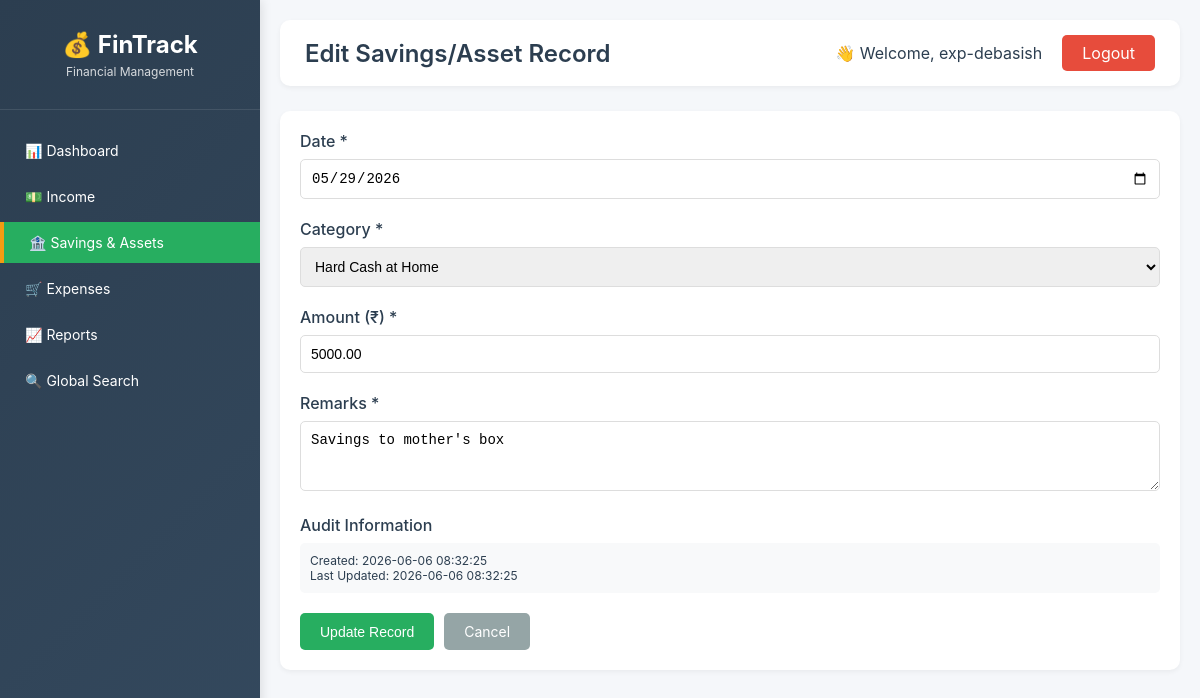
The page /admin/savings/edit/6 (signed in) on the database its author committed.
### models.py (models this page shows, shortened)
class User(UserMixin, db.Model):
    __tablename__ = 'users'
    id = db.Column(db.Integer, primary_key=True)
    username = db.Column(db.String(80), unique=True, nullable=False)
    password_hash = db.Column(db.String(200), nullable=False)
    last_password_change = db.Column(db.DateTime, default=datetime.utcnow)
    created_at = db.Column(db.DateTime, default=datetime.utcnow)
    is_active = db.Column(db.Boolean, default=True)
    incomes = db.relationship('Income', backref='user', lazy='dynamic')
    expenses = db.relationship('Expense', backref='user', lazy='dynamic')
    savings = db.relationship('Saving', backref='user', lazy='dynamic')

class Saving(db.Model):
    __tablename__ = 'savings'
    id = db.Column(db.Integer, primary_key=True)
    user_id = db.Column(db.Integer, db.ForeignKey('users.id'), nullable=False)
    category = db.Column(db.String(50), nullable=False)
    sub_category = db.Column(db.String(50))
    amount = db.Column(Numeric(12, 2), nullable=False)
    remarks = db.Column(db.Text, nullable=False)
    is_recovered = db.Column(db.Boolean, default=False)
    recovery_date = db.Column(db.Date)
    date = db.Column(db.Date, nullable=False)
    created_at = db.Column(db.DateTime, default=datetime.utcnow)
    updated_at = db.Column(db.DateTime, default=datetime.utcnow, onupdate=datetime.utcnow)
    is_deleted = db.Column(db.Boolean, default=False)
    SAVINGS_CATEGORIES = ['Hard Cash at Home', 'Bank Deposit', 'Borrowed to Others', 'Investment', 'Other']
    INVESTMENT_SUB_CATEGORIES = ['Mutual Funds', 'Fixed Deposit', 'Gold', 'Stocks', 'PPF', 'NPS', 'Other']

### routes/savings.py (the view, shortened to what this page needs)
@savings_bp.route('/edit/<int:id>', methods=['GET', 'POST'])
@login_required
def edit(id):
    saving = Saving.query.filter_by(id=id, user_id=current_user.id, is_deleted=False).first_or_404()
    return render_template('admin/savings/edit.html',
                         saving=saving,
                         categories=Saving.SAVINGS_CATEGORIES,
                         investment_subcats=Saving.INVESTMENT_SUB_CATEGORIES)

### templates/admin/savings/edit.html (shortened to what this page needs)
{% extends "admin/base.html" %}
{% block page_title %}Edit Savings/Asset Record{% endblock %}
{% block content %}
<div class="card">
    <form method="POST" id="savingsForm">
        <div class="form-group">
            <label>Date *</label>
            <input type="date" name="date" class="form-control" required value="{{ saving.date.strftime('%Y-%m-%d') }}">
        </div>
        <div class="form-group">
            <label>Category *</label>
            <select name="category" id="category" class="form-control" required>
                {% for cat in categories %}
                    <option value="{{ cat }}" {% if saving.category == cat %}selected{% endif %}>{{ cat }}</option>
                {% endfor %}
            </select>
        </div>
        <div class="form-group">
            <label>Amount (₹) *</label>
            <input type="number" name="amount" class="form-control" step="0.01" min="0.01" value="{{ saving.amount }}" required>
        </div>
        <div class="form-group">
            <label>Remarks *</label>
            <textarea name="remarks" class="form-control" rows="3" required placeholder="E.g., Purpose, due date, location, etc.">{{ saving.remarks }}</textarea>
        </div>
        <div class="form-group">
            <label>Audit Information</label>
            <div style="background: #f8f9fa; padding: 10px; border-radius: 5px; font-size: 12px;">
                <div>Created: {{ saving.created_at.strftime('%Y-%m-%d %H:%M:%S') }}</div>
                <div>Last Updated: {{ saving.updated_at.strftime('%Y-%m-%d %H:%M:%S') if saving.updated_at else 'Never' }}</div>
            </div>
        </div>
        <div style="display: flex; gap: 10px;">
            <button type="submit" class="btn btn-primary">Update Record</button>
            <a href="/admin/savings/" class="btn" style="background: #95a5a6; color: white;">Cancel</a>
        </div>
    </form>
</div>
{% endblock %}

### templates/admin/base.html (shortened to what this page needs)
<!DOCTYPE html>
<html lang="en">
<head>
</head>
<body>
    <div class="sidebar">
        <div class="sidebar-header">
            <h3>💰 FinTrack</h3>
            <p>Financial Management</p>
        </div>
        <ul class="nav-menu">
            <li class="nav-item">
                <a href="/admin/dashboard" class="nav-link {% if request.endpoint == 'dashboard.dashboard' %}active{% endif %}">
                    📊 Dashboard
                </a>
            </li>
            <li class="nav-item">
                <a href="/admin/income/" class="nav-link {% if request.endpoint and request.endpoint.startswith('income') %}active{% endif %}">
                    💵 Income
                </a>
            </li>
            <li class="nav-item">
                <a href="/admin/savings/" class="nav-link {% if request.endpoint and request.endpoint.startswith('savings') %}active{% endif %}">
                    🏦 Savings & Assets
                </a>
            </li>
            <li class="nav-item">
                <a href="/admin/expenses/" class="nav-link {% if request.endpoint and request.endpoint.startswith('expenses') %}active{% endif %}">
                    🛒 Expenses
                </a>
            </li>
            <li class="nav-item">
                <a href="/admin/reports/" class="nav-link {% if request.endpoint and request.endpoint.startswith('reports') %}active{% endif %}">
                    📈 Reports
                </a>
            </li>
            <li class="nav-item">
                <a href="/admin/search/" class="nav-link {% if request.endpoint == 'search.index' %}active{% endif %}">
                    🔍 Global Search
                </a>
            </li>
        </ul>
    </div>
    <div class="main-content">
        <div class="top-bar">
            <div class="page-title">{% block page_title %}{% endblock %}</div>
            <div class="user-info">
                <span>👋 Welcome, {{ current_user.username }}</span>
                <a href="/logout" class="logout-btn">Logout</a>
            </div>
        </div>
        {% block content %}{% endblock %}
    </div>
</body>
</html>

### templates/admin/base.html (style rules this page uses)
* { margin: 0; padding: 0; box-sizing: border-box; }
body { font-family: -apple-system, BlinkMacSystemFont, 'Segoe UI', Roboto, 'Helvetica Neue', Arial, sans-serif; background: #f5f7fa; color: #2c3e50; }
.sidebar { position: fixed; left: 0; top: 0; width: 260px; height: 100%; background: linear-gradient(135deg, #2c3e50 0%, #34495e 100%); color: white; box-shadow: 2px 0 10px rgba(0,0,0,0.1); overflow-y: auto; }
.sidebar-header { padding: 30px 20px; text-align: center; border-bottom: 1px solid rgba(255,255,255,0.1); }
.sidebar-header h3 { font-size: 24px; margin-bottom: 5px; }
.sidebar-header p { font-size: 12px; opacity: 0.8; }
.nav-menu { list-style: none; padding: 20px 0; }
.nav-item { margin-bottom: 5px; }
.nav-link { display: block; padding: 12px 25px; color: white; text-decoration: none; transition: all 0.3s; font-size: 14px; }
.nav-link.active { background: #27ae60; border-left: 4px solid #f39c12; }
.main-content { margin-left: 260px; padding: 20px; }
.top-bar { background: white; padding: 15px 25px; border-radius: 10px; margin-bottom: 25px; display: flex; justify-content: space-between; align-items: center; box-shadow: 0 2px 5px rgba(0,0,0,0.05); }
.page-title { font-size: 24px; font-weight: 600; }
.user-info { display: flex; align-items: center; gap: 20px; }
.logout-btn { background: #e74c3c; color: white; padding: 8px 20px; border-radius: 5px; text-decoration: none; transition: background 0.3s; }
.btn { display: inline-block; padding: 10px 20px; border: none; border-radius: 5px; cursor: pointer; text-decoration: none; font-size: 14px; transition: all 0.3s; }
.btn-primary { background: #27ae60; color: white; }
.card { background: white; border-radius: 10px; padding: 20px; margin-bottom: 20px; box-shadow: 0 2px 5px rgba(0,0,0,0.05); }
.form-group { margin-bottom: 20px; }
.form-group label { display: block; margin-bottom: 8px; font-weight: 500; }
.form-control { width: 100%; padding: 10px; border: 1px solid #ddd; border-radius: 5px; font-size: 14px; }

### rows shown on the page
User: username "exp-debasish"
Saving: date "05/29/2026", category "Hard Cash at Home", amount "5000.00", remarks "Savings to mother's box", created_at "2026-06-06 08:32:25", updated_at "2026-06-06 08:32:25"
